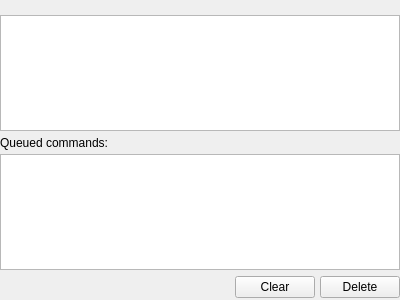
<?xml version="1.0" encoding="UTF-8"?>
<ui version="4.0">
 <class>Form</class>
 <widget class="QWidget" name="Form">
  <property name="geometry">
   <rect>
    <x>0</x>
    <y>0</y>
    <width>400</width>
    <height>300</height>
   </rect>
  </property>
  <property name="windowTitle">
   <string>Form</string>
  </property>
  <layout class="QGridLayout" name="gridLayout">
   <property name="margin">
    <number>0</number>
   </property>
   <item row="0" column="0">
    <layout class="QVBoxLayout" name="tracelayout">
     <property name="spacing">
      <number>1</number>
     </property>
     <property name="margin">
      <number>0</number>
     </property>
     <item>
      <widget class="QLabel" name="statusLabel">
       <property name="text">
        <string>&lt;status&gt;</string>
       </property>
      </widget>
     </item>
     <item>
      <widget class="QListWidget" name="traceView">
       <property name="frameShadow">
        <enum>QFrame::Plain</enum>
       </property>
      </widget>
     </item>
     <item>
      <widget class="QFrame" name="queueFrame">
       <layout class="QGridLayout" name="gridLayout_2">
        <property name="leftMargin">
         <number>0</number>
        </property>
        <property name="topMargin">
         <number>4</number>
        </property>
        <property name="rightMargin">
         <number>0</number>
        </property>
        <property name="bottomMargin">
         <number>0</number>
        </property>
        <property name="horizontalSpacing">
         <number>5</number>
        </property>
        <property name="verticalSpacing">
         <number>4</number>
        </property>
        <item row="1" column="0" colspan="3">
         <widget class="QListWidget" name="queueView"/>
        </item>
        <item row="2" column="0">
         <spacer name="horizontalSpacer_2">
          <property name="orientation">
           <enum>Qt::Horizontal</enum>
          </property>
          <property name="sizeType">
           <enum>QSizePolicy::MinimumExpanding</enum>
          </property>
          <property name="sizeHint" stdset="0">
           <size>
            <width>118</width>
            <height>26</height>
           </size>
          </property>
         </spacer>
        </item>
        <item row="2" column="1">
         <widget class="QPushButton" name="clearQueue">
          <property name="text">
           <string>Clear</string>
          </property>
         </widget>
        </item>
        <item row="2" column="2">
         <widget class="QPushButton" name="deleteQueueItem">
          <property name="text">
           <string>Delete</string>
          </property>
         </widget>
        </item>
        <item row="0" column="0" colspan="3">
         <widget class="QLabel" name="label_3">
          <property name="text">
           <string>Queued commands:</string>
          </property>
         </widget>
        </item>
       </layout>
      </widget>
     </item>
    </layout>
   </item>
  </layout>
  <action name="actionBreak">
   <property name="icon">
    <iconset resource="../../../resources/nicos-gui.qrc">
     <normaloff>:/break</normaloff>:/break</iconset>
   </property>
   <property name="text">
    <string>&amp;Break</string>
   </property>
  </action>
  <action name="actionContinue">
   <property name="icon">
    <iconset resource="../../../resources/nicos-gui.qrc">
     <normaloff>:/continue</normaloff>:/continue</iconset>
   </property>
   <property name="text">
    <string>&amp;Continue</string>
   </property>
  </action>
  <action name="actionStop">
   <property name="icon">
    <iconset resource="../../../resources/nicos-gui.qrc">
     <normaloff>:/stop</normaloff>:/stop</iconset>
   </property>
   <property name="text">
    <string>&amp;Stop</string>
   </property>
  </action>
  <action name="actionEmergencyStop">
   <property name="icon">
    <iconset resource="../../../resources/nicos-gui.qrc">
     <normaloff>:/emergency</normaloff>:/emergency</iconset>
   </property>
   <property name="text">
    <string>&amp;Emergency Stop</string>
   </property>
  </action>
  <action name="actionRunCommand">
   <property name="text">
    <string>&amp;Run Command...</string>
   </property>
  </action>
 </widget>
 <resources>
  <include location="../../../resources/nicos-gui.qrc"/>
 </resources>
 <connections/>
</ui>
